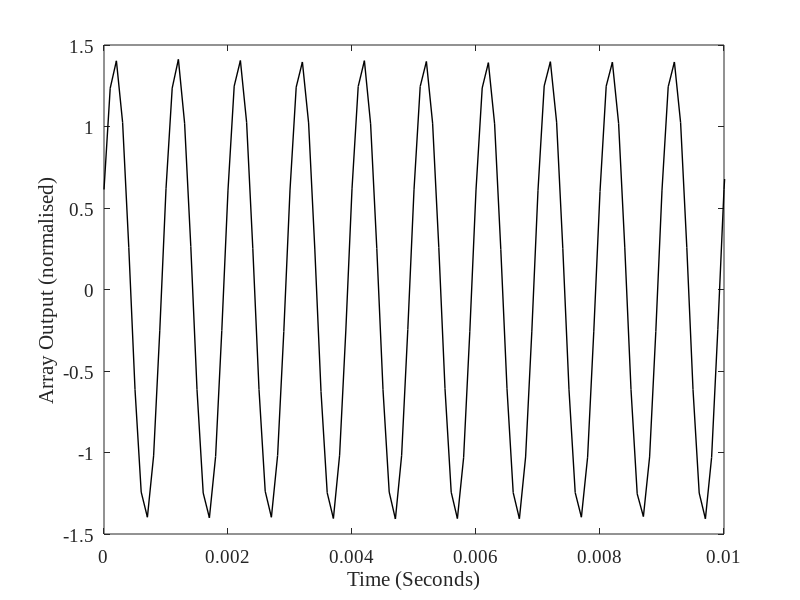

Here is the MATLAB script that generated this plot: (Note: this script raises an error after producing the figure.)
if ~exist('batch_csv_name', 'var')
    clc; clear all; close all;
else
    clc; close all;
end

% Generate array output using 3D sound field model
% For uniform linear array of N_mics microphones
%
% Adapted from code by J Pan 24/6/2025
% Written by L Marshall 01/08/2025
% Edited by L Marshall 04/09/2025
% Edited for organisation by L Marshall 14/11/2025
% Edited for batch running by L Marshall 29/03/2026
% Reverted to ideal 8-mic ULA by L Marshall 17/04/2026
% Corrected signal model and normalisation by L Marshall 29/04/2026
%
% Changes (29/04/2026):
%   - Single monopole-derivative signal per channel (cos+sin pair was
%     redundant at a single frequency — both components carry identical
%     spatial information once normalised)
%   - Global power normalisation rather than per-channel peak — preserves
%     the 1/R amplitude weighting from the paper's Eq. 1
%   - Source y default offset by -0.005 m to break the broadside symmetry
%     that the ULA cannot resolve (matches realistic positional uncertainty
%     of the physical horn-speaker source)


%% CHECK FOR BATCH MODE PARAMETERS %%

batch_mode = exist('batch_csv_name', 'var');
% batch_mode = false;

if batch_mode
    fprintf('\n<strong>BATCH MODE ACTIVE - ULA Signal Generation</strong>\n');
    fprintf('  Frequency: %.0f Hz\n', batch_test_freq);
    fprintf('  Source: (%.3f, %.3f) m\n', batch_test_source_x, batch_test_source_y);
    fprintf('  Output: %s\n', batch_csv_name);
end


%% DEFINE INPUT VARIABLES %%

% Signal Parameters
duration = 10; %sample duration (s)
noise_level = 0.05; %noise amplitude (relative to unit-power signal)
Q_o = 0.01; %source amplitude
f = 1000; %source frequency (Hz)

% Source Position — small y offset breaks ULA broadside symmetry,
% which is unresolvable by any pressure-only linear array regardless of
% algorithm and reflects realistic positional uncertainty of the source
x_s = -0.4; %source x coordinate (m)
y_s = -0.005; %source y coordinate (m)
z_s = 0; %source z coordinate (m)

% Array Parameters — ideal 8-mic ULA (single recording)
N_mics = 8; %microphones in array
x_a = 0; %array x coordinate (m)
y_a = -0.16; %array centre y coordinate (m)
z_a = 0; %array z coordinate (m)
d_y = 0.36 / 7; %inter-element spacing (m) — 0.051429 m

% Physical Environment Parameters
c_o = 340; %speed of sound (m/s)
roh_o = 1.02; %air density at STP

% Sampling Conditions
d_t = 0.0001; %time step (s)
csv_filename = 'generatedsignal.csv'; %default output filename


%% APPLY BATCH MODE PARAMETER OVERRIDES %%

if exist('batch_test_freq', 'var')
    f = batch_test_freq;
end
if exist('batch_test_source_x', 'var') && exist('batch_test_source_y', 'var')
    x_s = batch_test_source_x;
    y_s = batch_test_source_y;
end
if exist('batch_csv_name', 'var')
    csv_filename = batch_csv_name;
end


%% INITIALISE SIGNAL CHARACTERISTICS %%

omega = f * 2 * pi; %angular frequency


%% COMPUTE ARRAY GEOMETRY %%

% Mic y positions — descending order (most positive y first),
% matching the physical channel labelling convention used in processing
n_vec = linspace((N_mics-1)/2, -(N_mics-1)/2, N_mics);
y_mics = y_a + d_y * n_vec;
x_mics = x_a * ones(1, N_mics);


%% CREATE TIME VECTOR %%

num_samples = round(duration / d_t);
time = (0:num_samples - 1) * d_t;

fprintf('Generating %d samples over %.1f seconds\n', num_samples, duration);


%% GENERATE SIGNAL %%
% Vectorised over time and microphones — single monopole derivative per
% channel; the previous cos+sin pair was deterministically locked in
% quadrature and carried no additional spatial information at one frequency

fprintf('Generating signal (vectorised)...\n');

% Source-to-mic distances (1 x N_mics)
R_a = sqrt((x_a - x_s).^2 + (y_mics - y_s).^2 + (z_a - z_s).^2);

% Retarded-time argument (num_samples x N_mics) — broadcast over mics
t_ret = time(:) - R_a / c_o;

% Pressure field — monopole derivative dQ/dt = Q_o * omega * cos(omega*t)
% Amplitude carries the 1/R Green's function term from the paper Eq. 1
p = (roh_o ./ (4 * pi * R_a)) .* (Q_o * omega * cos(omega * t_ret));

fprintf('Signal generation complete\n');


%% ADD SIMULATED NOISE %%
% Zero-mean Gaussian noise — uncorrelated across channels, fixed amplitude
% relative to the un-normalised pressure field

fprintf('Adding noise (level = %.3f)...\n', noise_level);

p_noisy = p + noise_level * randn(size(p));


%% GLOBAL POWER NORMALISATION %%
% Normalise by reference (loudest) channel power — preserves the 1/R
% amplitude weighting between channels rather than flattening it.
% Reference channel is the closest mic to the source (highest SNR).

[~, ref_idx] = min(R_a);
P_ref = mean(p_noisy(:, ref_idx).^2);
generated_signal = p_noisy / sqrt(P_ref);

fprintf('Reference channel: M%d (R = %.4f m)\n', ref_idx, R_a(ref_idx));
fprintf('Reference power: %.4e\n', P_ref);


%% PLOT TIME DOMAIN SIGNAL %%

if ~batch_mode

    figure('Name', 'Array Output Time Domain');
    plot(time, generated_signal(:,1), 'k-', 'LineWidth', 1);
    ylabel('Array Output (normalised)', 'FontName', 'Times New Roman', 'FontSize', 14);
    xlabel('Time (Seconds)', 'FontName', 'Times New Roman', 'FontSize', 14);
    set(gca, 'FontName', 'Times New Roman', 'FontSize', 14);
    xlim([0 0.01]);

end


%% SAVE TO CSV %%

fprintf('Saving to CSV...\n');

% Single-signal-per-channel format: [time, mic_1, mic_2, ..., mic_N]
results = [time(:), generated_signal];
writematrix(results, csv_filename);

fprintf('Saved signal data to: %s\n', csv_filename);


%% CALCULATE DIRECTION OF ARRIVAL %%

dx = x_a - x_s;
dy = y_a - y_s;
theta_rad = atan2(-dy, dx);
theta_deg_doa = rad2deg(theta_rad);

fprintf('Direction of Arrival (DoA): %.2f degrees\n', theta_deg_doa);


%% ARRAY GEOMETRY FIGURE — PUBLICATION STYLE %%
% Matches the AVS geometry figure style: Times New Roman, latex axis labels,
% filled squares for microphones, bold X for source, dashed grey propagation
% line, and $M_n$ microphone labels.

if ~batch_mode

    label_offset_x = 0.02; %mic label offset to the right of marker (m)

    figure('Name', 'ULA Geometry', 'Color', 'w', 'Position', [100 100 560 420]);

    ax = axes;
    set(ax, 'Color', 'w', 'Box', 'on', 'LineWidth', 1.2, ...
        'FontName', 'Times New Roman', 'FontSize', 12);
    hold on; grid on;

    % Dashed grey propagation line from source to array centre
    plot([x_s, x_a], [y_s, y_a], '--', 'Color', [0.7 0.7 0.7], ...
        'LineWidth', 1.5, 'HandleVisibility', 'off');

    % Microphones — filled squares (legend entry)
    scatter(x_mics, y_mics, 60, [0.850 0.325 0.098], 's', 'filled', ...
        'DisplayName', 'ULA Microphone');

    % Source — bold black X marker, matching AVS geometry figure convention
    scatter(x_s, y_s, 120, 'kx', 'LineWidth', 2.5, ...
        'DisplayName', sprintf('Source (%d Hz)', f));

    % Microphone labels — $M_1$ to $M_8$, numbered top to bottom (most positive y first)
    for n = 1:N_mics
        text(x_mics(n) + label_offset_x, y_mics(n), ...
             sprintf('$M_%d$', n), ...
             'Interpreter', 'latex', 'FontName', 'Times New Roman', 'FontSize', 9, ...
             'HorizontalAlignment', 'left', 'VerticalAlignment', 'middle');
    end

    % Axis labels — latex interpreter to match AVS figure
    xlabel('$x$ (m)', 'Interpreter', 'latex', 'FontSize', 14);
    ylabel('$y$ (m)', 'Interpreter', 'latex', 'FontSize', 14);

    % Legend — southwest to avoid overlap with propagation line
    legend('Location', 'southwest', 'FontName', 'Times New Roman', 'FontSize', 10, 'Box', 'on');

    set(gca, 'FontName', 'Times New Roman', 'FontSize', 12);

    % Tight axis limits — extra right padding for $M_n$ labels,
    % extra left padding for source marker and propagation line origin
    all_x = [x_mics, x_s];
    all_y = [y_mics, y_s];
    xlim([min(all_x) - 0.08, max(all_x) + 0.12]);
    ylim([min(all_y) - 0.05, max(all_y) + 0.05]);
    axis equal;

    % Export as vector PDF — same format as AVS geometry figure
    exportgraphics(gcf, 'ULA_geom_config.pdf', 'ContentType', 'vector');
    fprintf('Saved geometry figure to: ULA_geom_config.pdf\n');

end


%% DISPLAY CONFIGURATION SUMMARY %%

fprintf('\n<strong>Linear Array Configuration</strong>\n');
fprintf('Number of microphones: %d\n', N_mics);
fprintf('Microphone spacing (d_y): %.5f m\n', d_y);
fprintf('Array centre: y = %.5f m\n', y_a);
fprintf('Total aperture: %.5f m\n', max(y_mics) - min(y_mics));
fprintf('Source frequency: %.0f Hz\n', f);
fprintf('Wavelength: %.4f m\n', c_o / f);
fprintf('d_y/wavelength ratio: %.4f\n', d_y / (c_o / f));
fprintf('Source position: (%.3f, %.3f, %.3f) m\n', x_s, y_s, z_s);
